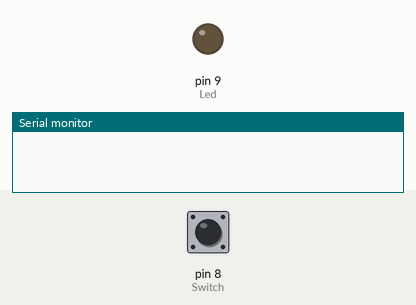
Simulated run of this sketch. Board: Arduino Uno, built with avr-gcc and run on an emulated ATmega328P. On the bench: output pins drawn as LEDs (lit = HIGH), the last lines printed to the serial monitor. The test bench sets the inputs (shaded band); at power-on: pin 8 (Switch) HIGH.

Above: at 1.2 s.
1.3 s: pin 8 (Switch) pulled LOW for 0.15 s
At 2.6 s:
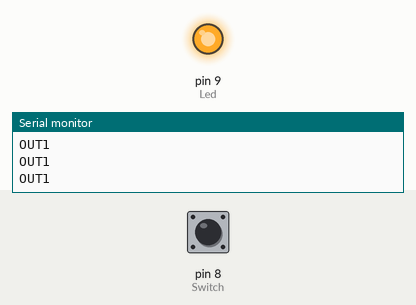
2.9 s: pin 8 (Switch) pulled LOW for 1 s
At 5.1 s:
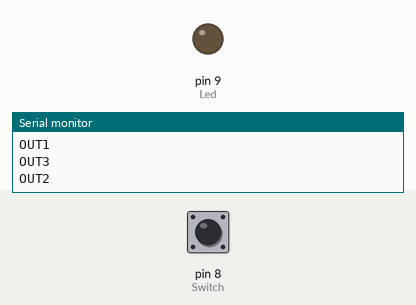
5.4 s: pin 8 (Switch) pulled LOW for 3.2 s
At 8.9 s:
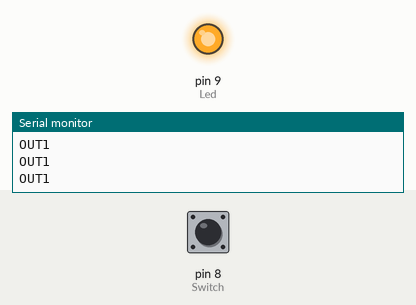
Timing chart, 0 to 10.4 s (numbered marks = the images above; inputs shaded):
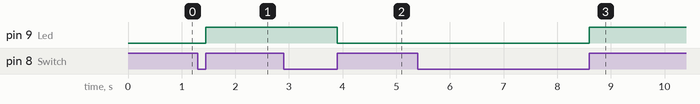

The sketch:

BlinkWithSwitchAndPot.ino
```cpp
int Led = 9;
int Switch = 8;
//boolean LedOn = false;
//int Pot = A0;

void setup() {
  // put your setup code here, to run once:
pinMode(Led, OUTPUT);
pinMode(Switch, INPUT);
digitalWrite(Switch, HIGH);
Serial.begin(9600);
}

void loop() {
  abc:
  // put your main code here, to run repeatedly:
 //SwitchValue = digitalRead(Switch);
 //SwitchValue = digitalRead(Switch);
if (digitalRead(Switch) == LOW)
{
 while(1)
 {
  while(digitalRead(Switch) == LOW);
 //int val = digitalRead(Pot);
 //val = map(val, 0, 1023, 0, 255);
//LedOn = true;
digitalWrite(Led, HIGH);
Serial.println("OUT1");
if(digitalRead(Switch) == LOW)
{
  Serial.println("OUT3");
  while(digitalRead(Switch) == LOW);
 //LedOn = false;
 digitalWrite(Led, LOW);
 Serial.println("OUT2");
  delay(1);
  goto abc;
}
}
}
else
{
  digitalWrite(Led, LOW);
}
}
```

Measured:
- after the input at 1.3 s, pin 9 (Led): LOW → HIGH after 0.15 s
- after the input at 2.9 s, pin 9 (Led): HIGH → LOW after 1.0 s
- after the input at 5.4 s, pin 9 (Led): LOW → HIGH after 3.2 s
